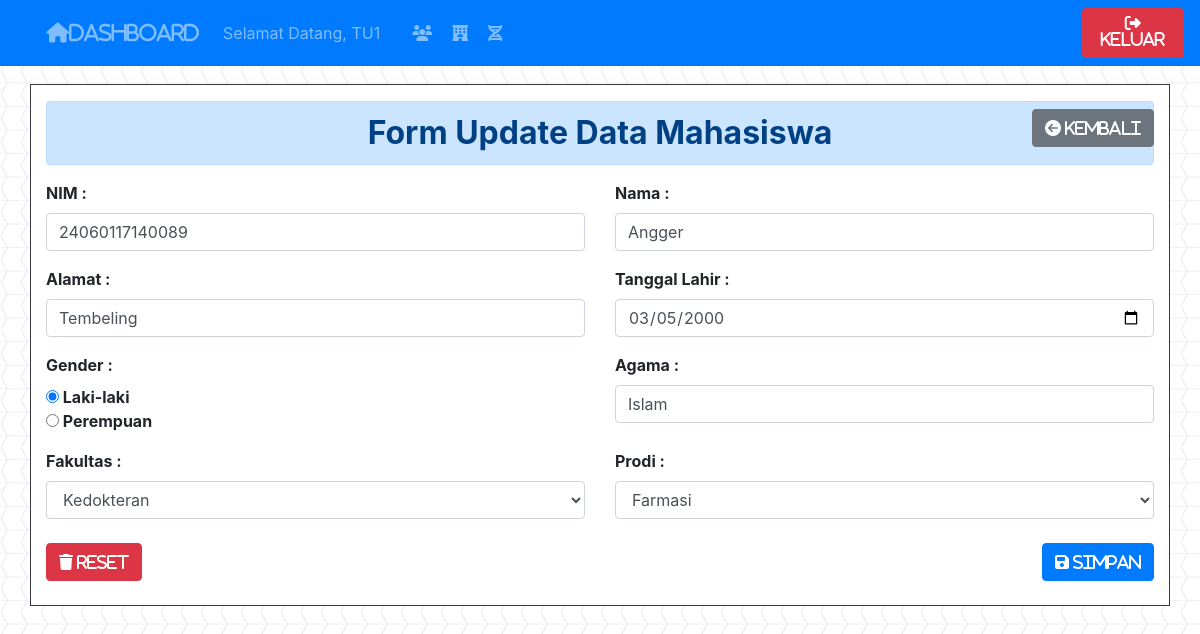
Screenshot of /mahasiswa/src/updateMahasiswa.php?nim=24060117140089 (signed in) with the database file from the repository.
### tables this page shows
CREATE TABLE `mahasiswa` (
  `nim` varchar(20) NOT NULL,
  `nama` varchar(60) NOT NULL,
  `alamat` text NOT NULL,
  `tanggal_lahir` date NOT NULL,
  `gender` varchar(20) NOT NULL,
  `agama` varchar(20) NOT NULL,
  `id_fakultas` varchar(20) NOT NULL,
  `id_prodi` varchar(20) NOT NULL
);

### mahasiswa/src/functions.php (called while the page is built, shortened)
<?php
$conn = mysqli_connect("localhost", "root", "", "mahasiswa");
function query($query)
{
    global $conn;
    $result = mysqli_query($conn, $query);
    $rows = [];
    while ($row = mysqli_fetch_assoc($result)) {
        $rows[] = $row;
    }
    return $rows;
}

### mahasiswa/src/updateMahasiswa.php (the view, shortened to what this page needs)
<?php
require 'functions.php';
$nim = $_GET["nim"];
$mahasiswa = query("SELECT * FROM mahasiswa WHERE nim = $nim")[0];
$daftar_fakultas = query("SELECT * FROM fakultas WHERE id_fakultas = " . $_SESSION["tu_fakultas"] . "");
$daftar_prodi = query("SELECT * FROM prodi");
?>
<!doctype html>
<html lang="en">
<head>
  <link rel="stylesheet" href="https://stackpath.bootstrapcdn.com/bootstrap/4.4.1/css/bootstrap.min.css">
  <link rel="stylesheet" href="../css/formMahasiswa.css">
</head>
<body>
  <nav class="navbar navbar-expand-lg navbar-dark bg-primary fixed-top">
    <div class="container">
      <a class="navbar-brand text-white-50" href="index.php"><i class="fas fa-home">Dashboard</i></a>
      <div class="collapse navbar-collapse" id="navbarNav">
        <ul class="navbar-nav">
          <li class="nav-item">
            <a class="nav-link" href="#">Selamat Datang, <?= $_SESSION["username"]; ?><span class="sr-only">(current)</span></a>
          </li>
          <li class="nav-item">
            <a class="nav-link ml-3" href="mahasiswa.php"><i class="fas fa-users"></i></a>
          </li>
          <?php if (isset($_SESSION["tu_fakultas"])) { ?>
            <li class="nav-item">
              <a class="nav-link ml-1" href="fakultas.php"><i class="fas fa-hotel"></i></a>
            </li>
            <li class="nav-item">
              <a class="nav-link ml-1" href="prodi.php"><i class="fas fa-dna"></i></a>
            </li>
          <?php } ?>
        </ul>
      </div>
    </div>
    <a href="logout.php" class="btn btn-danger navbar-right"><i class="fas fa-sign-out-alt"> Keluar</i></a>
  </nav>
  <div class="container formcontainer border border-dark mt-4">
    <h2 class="alert alert-primary text-center mt-3 font-weight-bold">Form Update Data Mahasiswa</h2>
    <a href="mahasiswa.php" class="kembali btn btn-secondary ml-2 printInv"><i class="fas fa-arrow-circle-left"> Kembali</i></a>
    <form action="" method="POST" class="font-weight-bold">
      <div class="row">
        <div class="col-md-6">
          <div class="form-group">
            <label for="NIM">NIM : </label>
            <input id="NIM" type="number" name="nim" class="form-control" placeholder="Masukkan NIM" required autocomplete="off" value="<?= $mahasiswa["nim"]; ?>">
          </div>
        </div>
        <div class=" col-md-6">
          <div class="form-group">
            <label for="Nama">Nama : </label>
            <input id="Nama" type="text" name="nama" class="form-control" placeholder="Masukkan Nama Lengkap" required autocomplete="off" value="<?= $mahasiswa["nama"]; ?>">
          </div>
        </div>
      </div>
      <div class=" row">
        <div class="col-md-6">
          <div class="form-group">
            <label for="Alamat">Alamat : </label>
            <input id="Alamat" type="text" name="alamat" class="form-control" placeholder="Masukkan Alamat Lengkap" required autocomplete="off" value="<?= $mahasiswa["alamat"]; ?>">
          </div>
        </div>
        <div class="col-md-6">
          <div class="form-group">
            <label for="TanggalLahir">Tanggal Lahir : </label>
            <input id="TanggalLahir" type="date" name="tanggal_lahir" class="form-control" placeholder="dd-mmm-yyyy" required autocomplete="off" value="<?= $mahasiswa["tanggal_lahir"]; ?>">
          </div>
        </div>
      </div>
      <div class="row">
        <div class="col-md-6">
          <div class="form-group">
            <label for="Gender">Gender : </label><br>
            <input type="radio" name="gender" value="Laki-laki" <?= ($mahasiswa["gender"] == "Laki-Laki") ? 'checked' : '' ?> required> Laki-laki<br>
            <input type="radio" name="gender" value="Perempuan" <?= ($mahasiswa["gender"] == "Perempuan") ? 'checked' : '' ?>> Perempuan<br>
          </div>
        </div>
        <div class="col-md-6">
          <div class="form-group">
            <label for="Agama">Agama : </label>
            <input id="Agama" type="text" name="agama" class="form-control" placeholder="Masukkan Agama" required autocomplete="off" value="<?= $mahasiswa["agama"]; ?>">
          </div>
        </div>
      </div>
      <div class="row">
        <div class="col-md-6">
          <div class="form-group">
            <label for="Fakultas">Fakultas : </label>
            <select id="Fakultas" class="form-control" name="id_fakultas">
              <?php foreach ($daftar_fakultas as $row) : ?>
                <option value="<?= $row["id_fakultas"]; ?>"><?= $row["nama_fakultas"]; ?></option>
              <?php endforeach ?>
            </select>
          </div>
        </div>
        <div class="col-md-6">
          <div class="form-group">
            <label for="Prodi">Prodi : </label>
            <select id="Prodi" class="form-control" name="id_prodi">
              <?php foreach ($daftar_prodi as $row) : ?>
                <option value="<?= $row["id_prodi"]; ?>"><?= $row["nama_prodi"]; ?></option>
              <?php endforeach ?>
            </select>
          </div>
        </div>
      </div>
      <button type="reset" class="btn btn-danger mt-2"><i class="fas fa-trash"> RESET</i></button>
      <button type="submit" name="submit" class="btn btn-primary mt-2 float-right"><i class="fas fa-save"> SIMPAN</i></button>
    </form>
    <br>
  </div>
  <br><br>
</body>
</html>

### mahasiswa/css/formMahasiswa.css (style rules this page uses)
body { background-image: url("../img/chevron.png"); padding-top: 5%; }
.formcontainer { background-color: white; }
.navbar-brand { margin-left: 1.5%; }
.kembali { float: right; position: relative; margin-top: -6.5%; z-index: 11; }

### rows the page displays
mahasiswa: nim "24060117140089", nama "Angger", alamat "Tembeling", tanggal_lahir "03/05/2000", gender "☑", agama "Islam"

### other values shown
$_SESSION["username"] "TU1"
form field id_fakultas "Kedokteran"
form field id_prodi "Farmasi"
